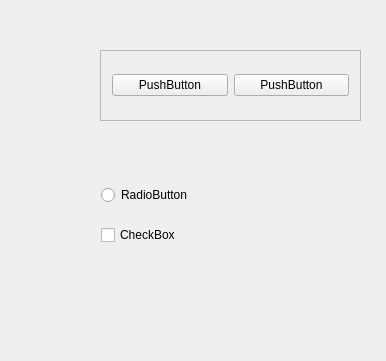
<?xml version="1.0" encoding="UTF-8"?>
<ui version="4.0">
 <class>Widget</class>
 <widget class="QWidget" name="Widget">
  <property name="geometry">
   <rect>
    <x>0</x>
    <y>0</y>
    <width>386</width>
    <height>361</height>
   </rect>
  </property>
  <property name="windowTitle">
   <string>Widget</string>
  </property>
  <widget class="QFrame" name="frame">
   <property name="geometry">
    <rect>
     <x>100</x>
     <y>50</y>
     <width>261</width>
     <height>71</height>
    </rect>
   </property>
   <property name="frameShape">
    <enum>QFrame::StyledPanel</enum>
   </property>
   <property name="frameShadow">
    <enum>QFrame::Raised</enum>
   </property>
   <layout class="QHBoxLayout" name="horizontalLayout">
    <item>
     <widget class="QPushButton" name="pushButton">
      <property name="text">
       <string>PushButton</string>
      </property>
     </widget>
    </item>
    <item>
     <widget class="QPushButton" name="pushButton_2">
      <property name="text">
       <string>PushButton</string>
      </property>
     </widget>
    </item>
   </layout>
  </widget>
  <widget class="QWidget" name="widget" native="true">
   <property name="geometry">
    <rect>
     <x>90</x>
     <y>160</y>
     <width>181</width>
     <height>111</height>
    </rect>
   </property>
   <layout class="QVBoxLayout" name="verticalLayout">
    <item>
     <widget class="QRadioButton" name="radioButton">
      <property name="text">
       <string>RadioButton</string>
      </property>
     </widget>
    </item>
    <item>
     <widget class="QCheckBox" name="checkBox">
      <property name="text">
       <string>CheckBox</string>
      </property>
     </widget>
    </item>
   </layout>
  </widget>
 </widget>
 <layoutdefault spacing="6" margin="11"/>
 <resources/>
 <connections/>
</ui>
